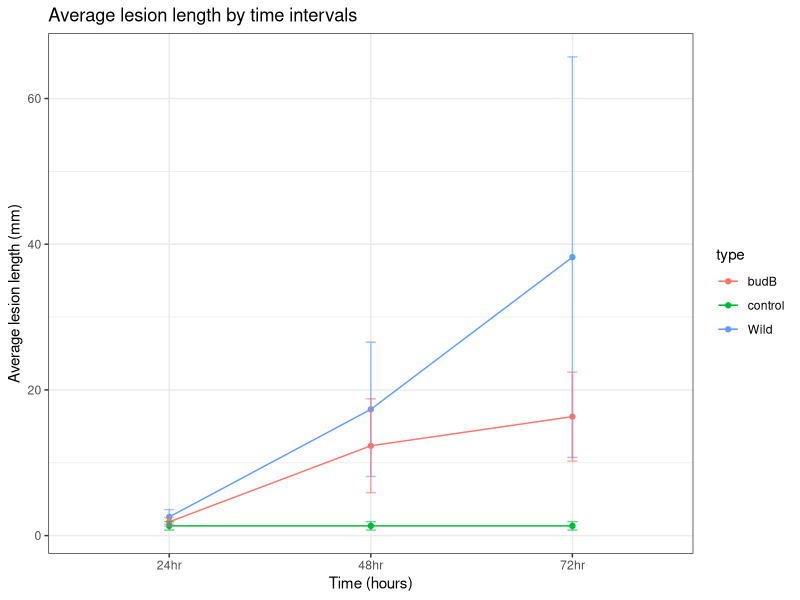
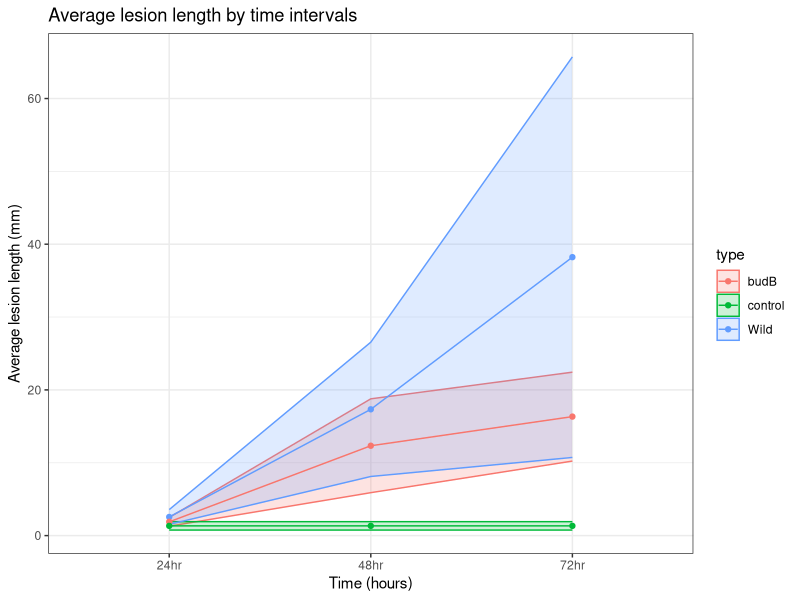
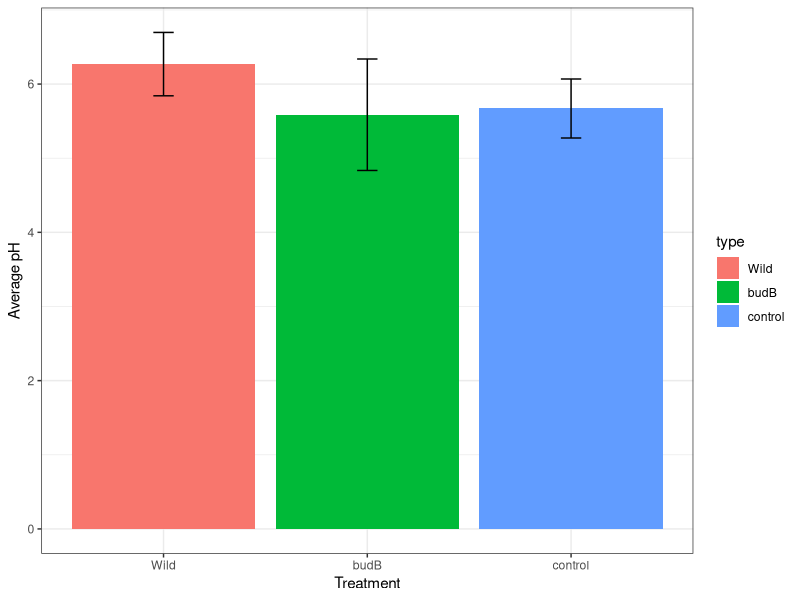
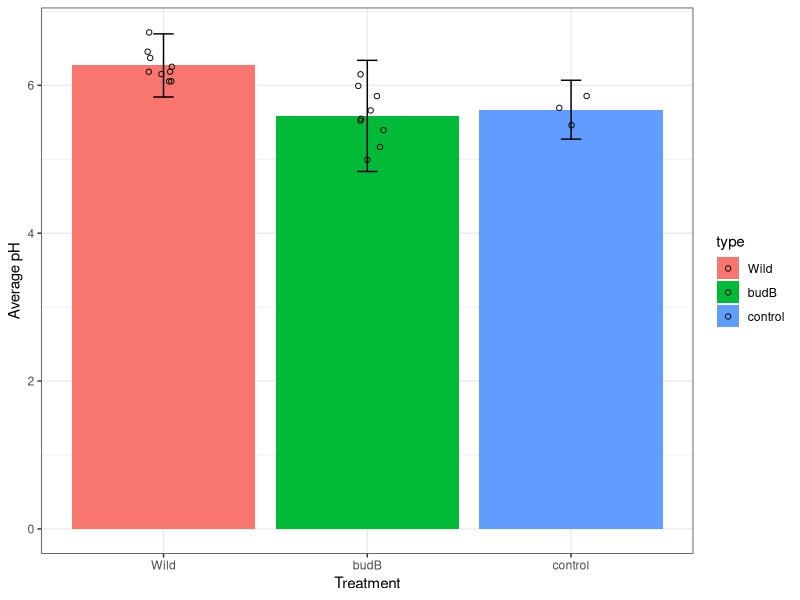
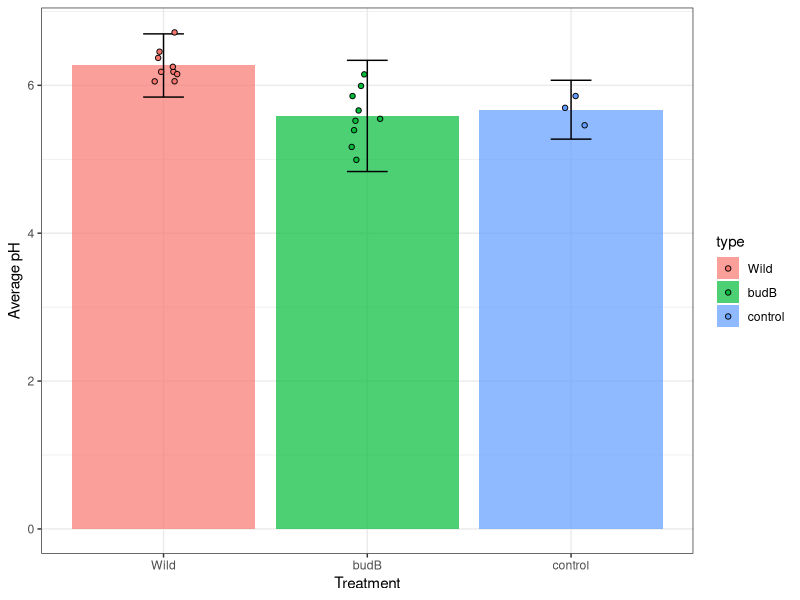
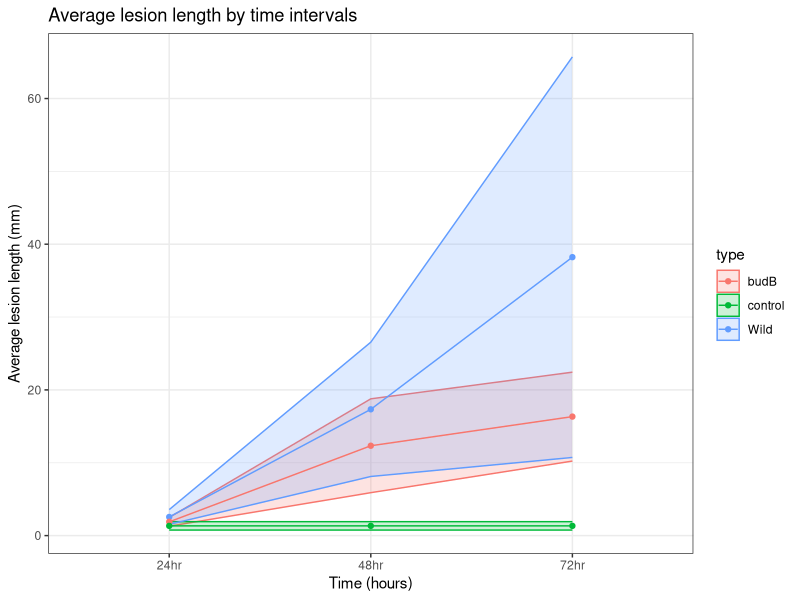
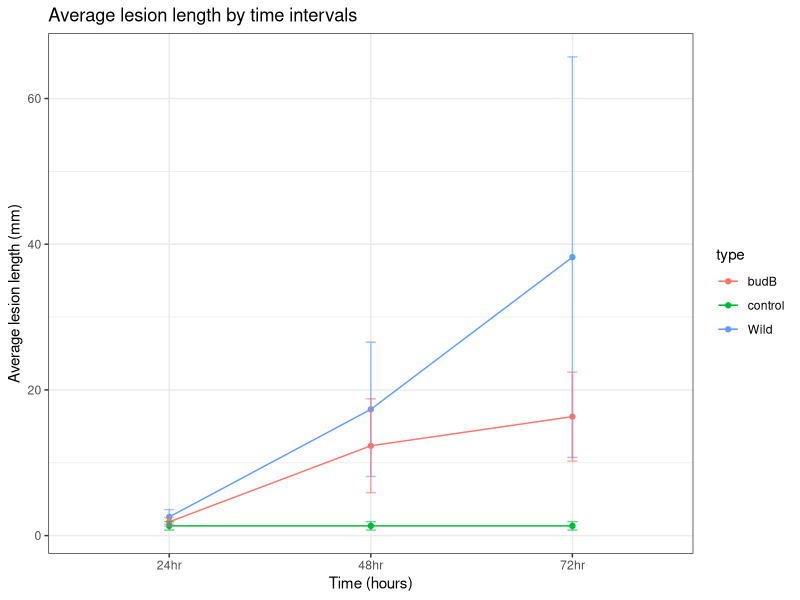
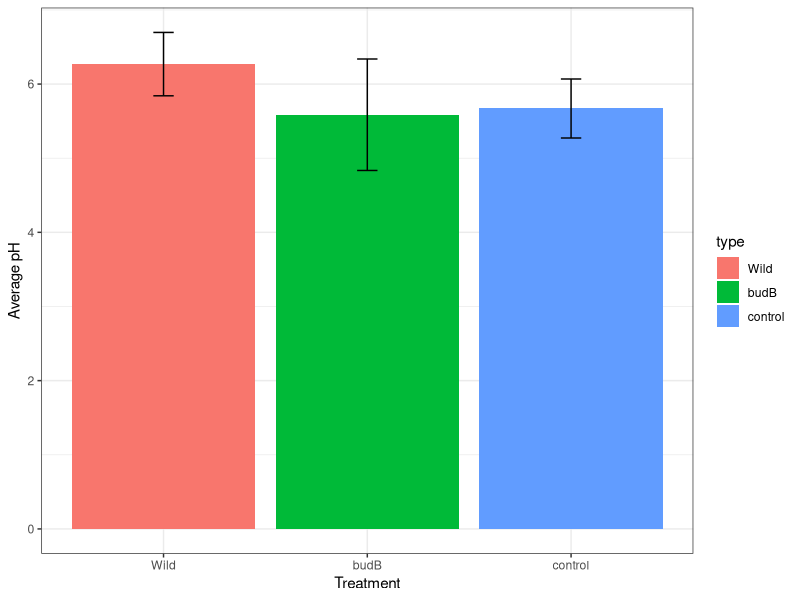

Recreate these plots in R, in order.
library(readxl)
library(tidyverse)

#####################
## Preparing data ###
#####################

df<-read_excel('data/KwanDataset.xlsx',
               range="A3:I24")
View(df)
names(df)
df1<-df %>%
    select(-c(3,6))
names(df1)

name_to_time<-function(x){
    if (grepl("2$",x)){
        return("24hr")
    } else if (grepl("5$",x)){
        return("48hr")
    } else {
        return("72hr")
    }
}
name_to_time("lesion...5")

df2<-df1 %>% pivot_longer(cols = contains("lesion"),
                     values_to="lesion.length.mm"
                     ) %>%
    mutate(Time=sapply(name,name_to_time))

#
df2$Sample...1==df2$Sample...4
df2$Sample...1==df2$Sample...7

df3<-df2 %>%
    mutate(Sample=Sample...1)%>%
    select(Sample, Time, lesion.length.mm,pH) %>%
    as.data.frame()

create_na_pH<-function(time,ph){
    if (time=="72hr"){
        return(ph)
    } else {
        return(NA)
    }
}

df4 <- df3 %>% mutate(pH = mapply(FUN=create_na_pH,Time,pH)) %>%
    arrange(Time)

# create a variable that just tells us wild-type, budB or control
type_fxn<-function(samp){
    if (grepl("^WT",samp)){
        return("Wild")
    } else if (grepl("^bud",samp)){
        return("budB")
    } else {
        return("control")
    }
}

final_data<-df4 %>% 
    mutate(type = sapply(Sample, type_fxn)) %>%
    select(Sample,type,Time, lesion.length.mm,pH)

View(final_data)

####################
# Generating plots #
####################

# Summarise, then plot

## Summary data frame
final_data_summ<-final_data %>%
    group_by(Time,type) %>%
    summarise(mean = mean(lesion.length.mm),
              sd = sd(lesion.length.mm),
              low = mean -sd,
              high = mean + sd,
              ci_low=mean-2*sd,
              ci_high = mean+2*sd
    )

## Just 72hr mark df
df_72<-final_data %>% filter(Time == "72hr")
df_72_summ<-df_72 %>%
    mutate(type = factor(type,levels=c("Wild","budB","control"))) %>%
    group_by(type) %>%
    summarise(mean = mean(pH),
              sd = sd(pH),
              ci_low = mean -2*sd,
              ci_high = mean +2*sd)
    
# plot 1
ggplot(data = final_data_summ,
       aes(x = Time,
           y= mean,
           # need two aesthetics to add the point and line
           color=type,
           group=type))+ 
    geom_point()+geom_line() + 
    #
    geom_errorbar(aes(ymin=low, ymax=high),width=.05,
                  alpha = .6
    )+
    labs(y="Average lesion length (mm)",
         x="Time (hours)",
         title ="Average lesion length by time intervals")+
    theme_bw()

# plot 1b
ggplot(data = final_data_summ,
       aes(x = Time,
           y= mean,
           # need two aesthetics to add the point and line
           color=type, fill=type,
           group=type))+ 
    geom_ribbon(aes(ymin=low, ymax=high),width=.05,
                alpha = .2
    )+
    geom_point()+geom_line() + 
    labs(y="Average lesion length (mm)",
         x="Time (hours)",
         title ="Average lesion length by time intervals")+
    theme_bw()
ggsave('plot_images/plot1b.png',width = 8, height =5)


# All together...
plot1<-final_data %>%
    group_by(Time,type) %>%
    summarise(mean = mean(lesion.length.mm),
              sd = sd(lesion.length.mm),
              low = mean -sd,
              high = mean + sd
    ) %>%
    ggplot(data = .,
           aes(x = Time,
               y= mean,
               # need two aesthetics to add the point and line
               color=type,
               group=type)) + 
    geom_point()+geom_line() + 
    #
    geom_errorbar(aes(ymin=low, ymax=high),width=.05,
                  alpha = .6
                  )+
    labs(y="Average lesion length (mm)",
         x="Time (hours)",
         title ="Average lesion length by time intervals")+
    theme_bw()

ggsave('plot_images/plot1.png',width = 6, height =4)
# ?ggsave


#Plot 2
ggplot(data = df_72_summ,
       aes(x = type,
           y = mean,
           fill = type))+
    geom_col() + 
    geom_errorbar(aes(ymin=ci_low, ymax=ci_high),
                  width=.1)+
    labs(x="Treatment",
         y="Average pH")+theme_bw()

plot2<-final_data %>%
    filter(Time=="72hr") %>%
    mutate(type = factor(type,levels=c("Wild","budB","control"))) %>%
    group_by(type) %>%
    summarise(mean = mean(pH),
             sd = sd(pH),
             low = mean -2*sd,
             high = mean +2*sd) %>%
    ggplot(data = .,
           aes(x = type,
               y = mean,
               fill = type))+
    geom_col() + 
    geom_errorbar(aes(ymin=low, ymax=high),
                  width=.1)+
    labs(x="Treatment",
         y="Average pH")+theme_bw()

ggsave('plot_images/plot2.png',width = 6, height =4)


# Plot 3,
set.seed(133)
ggplot(data = df_72_summ,
       aes(x = type,
           y = mean,
           fill = type))+
    geom_col() + 
    geom_errorbar(aes(ymin=ci_low, ymax=ci_high),
                  width=.1)+
    geom_jitter(data = df_72, aes(x=type,y=pH),
                width = .08,
                pch = 1,
                color='gray2')+
    labs(x="Treatment",
         y="Average pH")+theme_bw()

set.seed(133)
plot3<-df_72 %>%
    mutate(type = factor(type,levels=c("Wild","budB","control"))) %>%
    group_by(type) %>%
    summarise(mean = mean(pH),
              sd = sd(pH),
              ci_low = mean -2*sd,
              ci_high = mean +2*sd) %>%
    ggplot(data = .,
           aes(x = type,
               y = mean,
               fill = type))+
    geom_col() + 
    geom_errorbar(aes(ymin=ci_low, ymax=ci_high),
                  width=.1)+
    geom_jitter(data = df_72, aes(x=type,y=pH),
                width = .08,
                pch = 1,
                color='gray2')+
    labs(x="Treatment",
         y="Average pH")+theme_bw()

ggsave('plot_images/plot3.png',width = 6, height =4)


set.seed(5432)
ggplot(data = df_72_summ,
       aes(x = type,
           y = mean,
           fill = type))+
    geom_col(alpha = .7) + 
    geom_errorbar(aes(ymin=ci_low, ymax=ci_high),
                  width=.2)+
    geom_jitter(data = df_72, aes(x=type,y=pH,fill=type),
                width = .08,
                pch = 21,
                color='gray2')+
    labs(x="Treatment",
         y="Average pH")+theme_bw()


set.seed(5432)
plot3alt<-df_72 %>%
    mutate(type = factor(type,levels=c("Wild","budB","control"))) %>%
    group_by(type) %>%
    summarise(mean = mean(pH),
              sd = sd(pH),
              ci_low = mean -2*sd,
              ci_high = mean +2*sd) %>%
    ggplot(data = .,
           aes(x = type,
               y = mean,
               fill = type))+
    geom_col(alpha = .7) + 
    geom_errorbar(aes(ymin=ci_low, ymax=ci_high),
                  width=.2)+
    geom_jitter(data = df_72, aes(x=type,y=pH,fill=type),
                width = .08,
                pch = 21,
                color='gray2')+
    labs(x="Treatment",
         y="Average pH")+theme_bw()

ggsave('plot_images/plot3alt.png',width = 6, height =4)


###################
## ANOVA Testing ##
###################

df_72 %>%
    aov(lesion.length.mm~type, data = .) %>%
    TukeyHSD()

df_72 %>%
    aov(pH~type, data = .) %>%
    TukeyHSD() 

